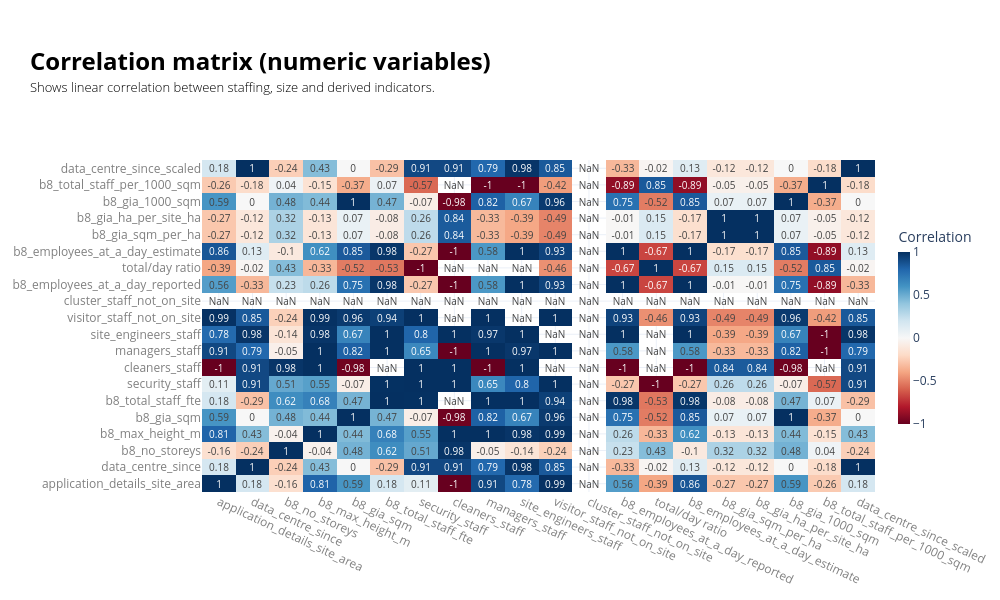

The cell this chart's notebook holds for it:
### Code cell
#________________________________________________________________________________________________________________________________________________
# Correlation matrix
#________________________________________________________________________________________________________________________________________________
corr_cols = data_ldn_exstg.select_dtypes(include="number").columns.to_list()

df = data_ldn_exstg[corr_cols].copy()
corr = df.corr(numeric_only=True)

fig = go.Figure(go.Heatmap(z=corr.values,x=corr.columns,y=corr.index,
    colorscale="RdBu",zmin=-1,zmax=1,
    text=corr.round(2).values,texttemplate="%{text}",
    hovertemplate="X: %{x}<br>Y: %{y}<br>Correlation: %{z:.2f}<extra></extra>",
    colorbar=dict(
        title="Correlation",len=0.65, thickness=12,x=1.02,
        # tickfont=dict(color=labels_colour),titlefont=dict(color=labels_colour),
    ),
))

fig.update_layout(
    width=1000,height=600,template="plotly_white",
    title=dict(
        text=(
            f"<br><span style='font-size:24px; font-weight:bold; color:{notes_colour}; display:block; margin-bottom:2px;'>"
            "Correlation matrix (numeric variables)"
            "</span><br>"
            f"<span style='font-size:13px; font-weight:300; color:{notes_colour}; display:block; margin-bottom:0px;'>"
            "Shows linear correlation between staffing, size and derived indicators."
            "</span><br>"
        ),
        x=0.03,xanchor="left",
        y=0.92,yanchor="top",
    ),
    margin=dict(t=160),
)

fig.update_xaxes(tickangle=25, tickfont=dict(color=labels_colour), title_font=dict(color=labels_colour))
fig.update_yaxes(tickfont=dict(color=labels_colour), title_font=dict(color=labels_colour))
fig.show()

### Figure 1 — Plotly figure (JSON) as saved in the notebook; plotly's stock layout.template omitted (floating-point values rounded to 4 significant figures; data arrays with more than 128 entries replaced by an {"elided": "..."} marker saying what was removed)
{"data": [{"colorbar": {"len": 0.65, "thickness": 12, "title": {"text": "Correlation"}, "x": 1.02}, "colorscale": [[0, "rgb(103,0,31)"], [0.1, "rgb(178,24,43)"], [0.2, "rgb(214,96,77)"], [0.3, "rgb(244,165,130)"], [0.4, "rgb(253,219,199)"], [0.5, "rgb(247,247,247)"], [0.6, "rgb(209,229,240)"], [0.7, "rgb(146,197,222)"], [0.8, "rgb(67,147,195)"], [0.9, "rgb(33,102,172)"], [1, "rgb(5,48,97)"]], "hovertemplate": "X: %{x}<br>Y: %{y}<br>Correlation: %{z:.2f}<extra></extra>", "text": {"elided": "20x20 float values"}, "texttemplate": "%{text}", "type": "heatmap", "x": ["application_details_site_area", "data_centre_since", "b8_no_storeys", "b8_max_height_m", "b8_gia_sqm", "b8_total_staff_fte", "security_staff", "cleaners_staff", "managers_staff", "site_engineers_staff", "visitor_staff_not_on_site", "cluster_staff_not_on_site", "b8_employees_at_a_day_reported", "total/day ratio", "b8_employees_at_a_day_estimate", "b8_gia_sqm_per_ha", "b8_gia_ha_per_site_ha", "b8_gia_1000_sqm", "b8_total_staff_per_1000_sqm", "data_centre_since_scaled"], "y": ["application_details_site_area", "data_centre_since", "b8_no_storeys", "b8_max_height_m", "b8_gia_sqm", "b8_total_staff_fte", "security_staff", "cleaners_staff", "managers_staff", "site_engineers_staff", "visitor_staff_not_on_site", "cluster_staff_not_on_site", "b8_employees_at_a_day_reported", "total/day ratio", "b8_employees_at_a_day_estimate", "b8_gia_sqm_per_ha", "b8_gia_ha_per_site_ha", "b8_gia_1000_sqm", "b8_total_staff_per_1000_sqm", "data_centre_since_scaled"], "z": {"elided": "20x20 float values"}, "zmax": 1, "zmin": -1}], "layout": {"height": 600, "margin": {"t": 160}, "title": {"text": "<br><span style='font-size:24px; font-weight:bold; color:black; display:block; margin-bottom:2px;'>Correlation matrix (numeric variables)</span><br><span style='font-size:13px; font-weight:300; color:black; display:block; margin-bottom:0px;'>Shows linear correlation between staffing, size and derived indicators.</span><br>", "x": 0.03, "xanchor": "left", "y": 0.92, "yanchor": "top"}, "width": 1000, "xaxis": {"tickangle": 25, "tickfont": {"color": "grey"}, "title": {"font": {"color": "grey"}}}, "yaxis": {"tickfont": {"color": "grey"}, "title": {"font": {"color": "grey"}}}}}
